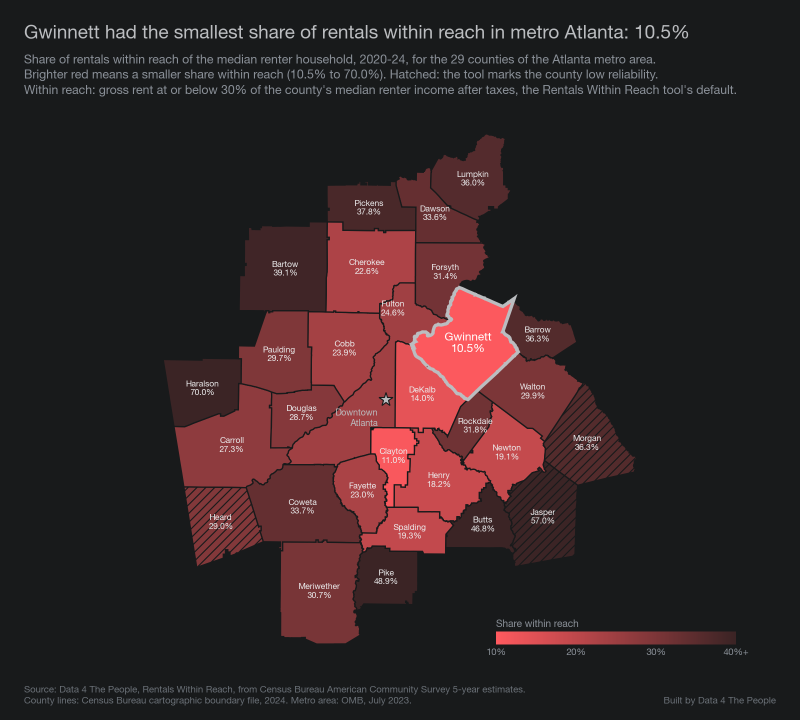
#> input picture posts/gwinnett-county-rents/images/01-atlanta-map.png, 1600 x 1440 px (shown at 1/2 size)
$ python 16_instagram.py
#> lines starting #> are read from the running program, lines starting #| are printed output that depends on the picture
"""Instagram carousel: the post's charts centered on 1080x1350 (4:5) slides in the chart background color, so the
padding blends into each chart. Nothing is redrawn; each slide is the published image, scaled to fit.
Output: posts/gwinnett-county-rents/social/instagram-01.png onward."""
import sys
from pathlib import Path

from PIL import Image

ROOT = Path(__file__).resolve().parents[1]
sys.path.insert(0, str(Path(__file__).resolve().parent))
from plot_style import SURFACE  # noqa: E402

POST = ROOT / "posts" / "gwinnett-county-rents"
SLIDES = ["01-atlanta-map.png", "04-income-vs-rent.png", "06-older-apartment-rents.png", "07-renter-pay.png"]
W, H = 1080, 1350


def slide(src, dst):
    im = Image.open(src).convert("RGB")
    scale = min(W / im.width, H / im.height)
#> scale = 0.675
    im = im.resize((round(im.width * scale), round(im.height * scale)), Image.LANCZOS)
#> im: PIL image 1080x972 RGB
    canvas = Image.new("RGB", (W, H), SURFACE)
    canvas.paste(im, ((W - im.width) // 2, (H - im.height) // 2))
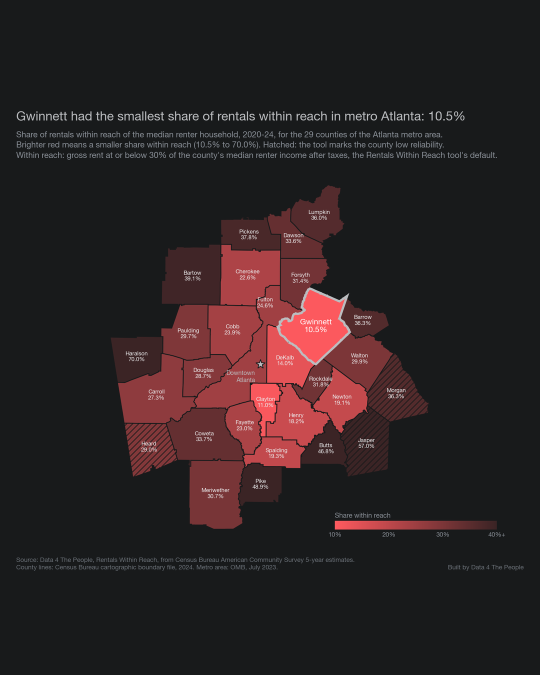
#> canvas: PIL image 1080x1350 RGB (shown at 1/2 size); mean R, G, B 43.7, 33.3, 34.6
    canvas.save(dst)
    print(f"wrote {dst.relative_to(ROOT)} from {src.name}")


if __name__ == "__main__":
    out = POST / "social"
    out.mkdir(exist_ok=True)
    for i, name in enumerate(SLIDES, 1):
        slide(POST / "images" / name, out / f"instagram-{i:02d}.png")
#> pass 2 of the loop `for i, name in enumerate(SLIDES, 1):`:
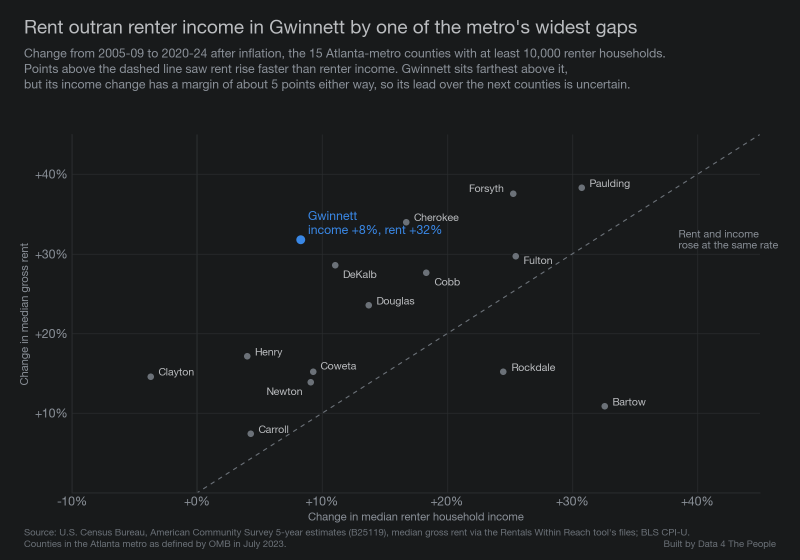
#> input picture posts/gwinnett-county-rents/images/04-income-vs-rent.png, 1600 x 1120 px (shown at 1/2 size)
#> in slide (call 2), `im = im.resize((round(im.width * scale), round(im.height * scale)), Im..`:
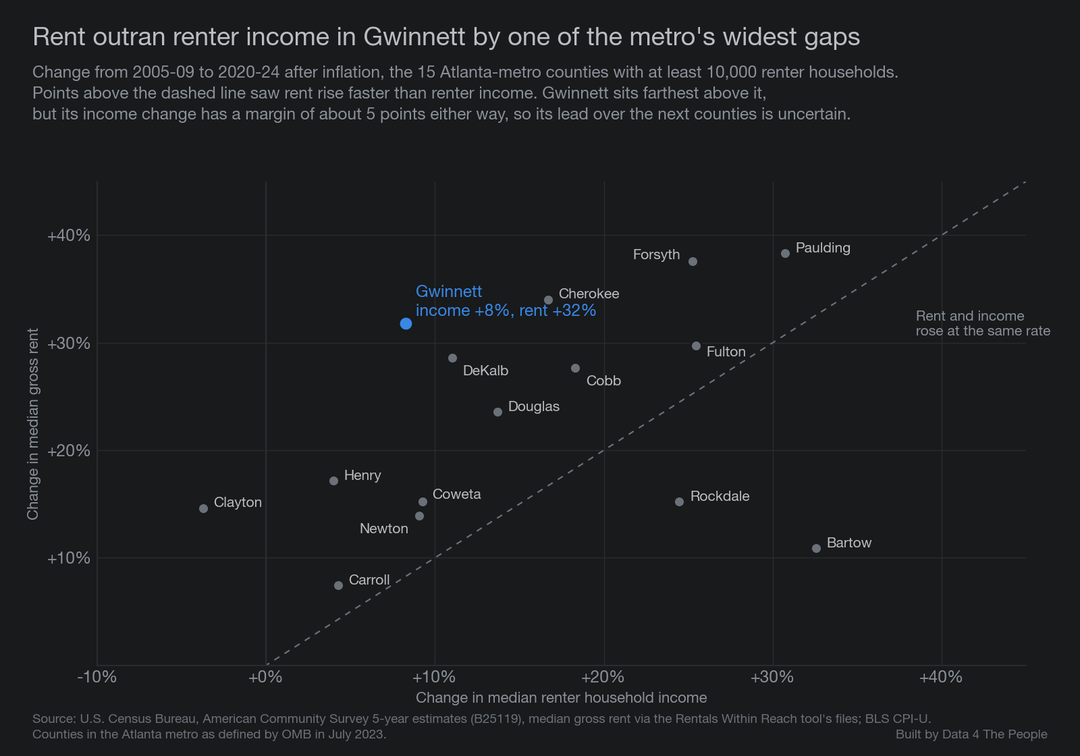
#> im: PIL image 1080x756 RGB; mean R, G, B 27.6, 29.7, 31
#> in slide (call 2), `canvas.paste(im, ((W - im.width) // 2, (H - im.height) // 2))`:
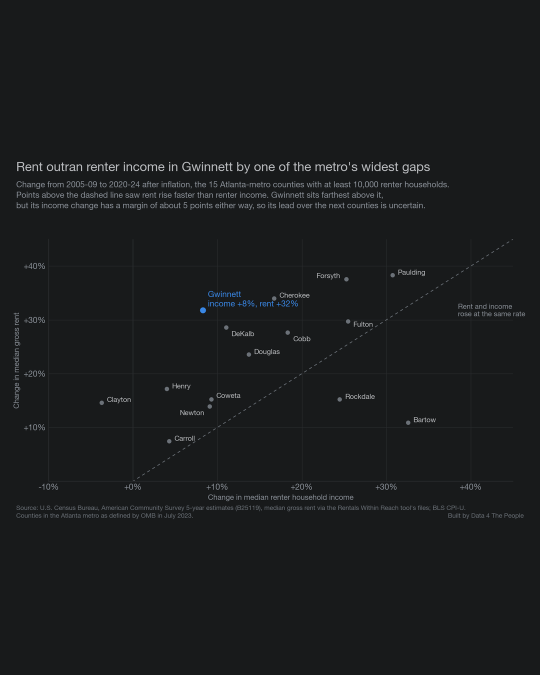
#> canvas: PIL image 1080x1350 RGB (shown at 1/2 size); mean R, G, B 26, 28.1, 29.2
#> pass 3 of the loop `for i, name in enumerate(SLIDES, 1):`:
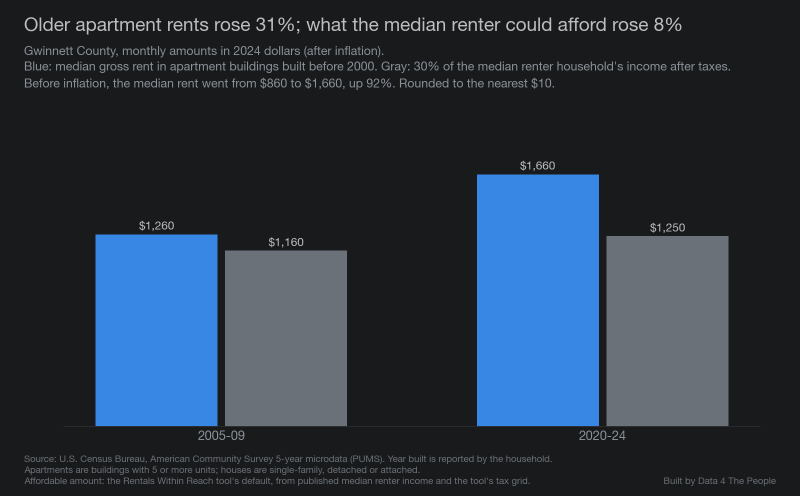
#> input picture posts/gwinnett-county-rents/images/06-older-apartment-rents.png, 1600 x 992 px (shown at 1/2 size)
#> in slide (call 3), `im = im.resize((round(im.width * scale), round(im.height * scale)), Im..`:
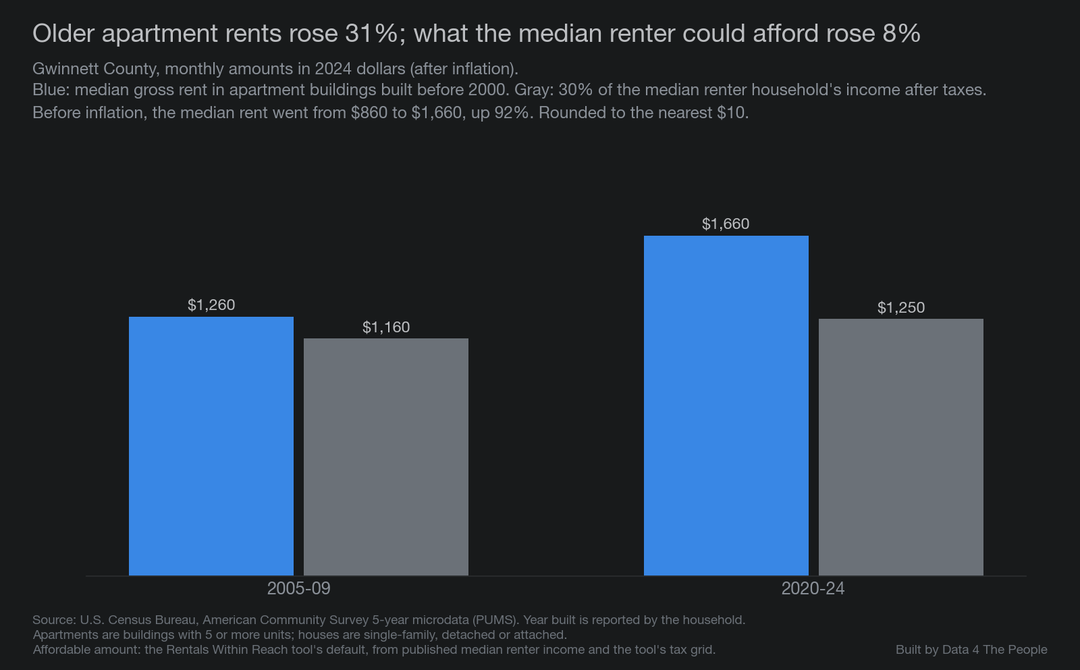
#> im: PIL image 1080x670 RGB; mean R, G, B 40.8, 53.7, 68.2
#> in slide (call 3), `canvas.paste(im, ((W - im.width) // 2, (H - im.height) // 2))`:
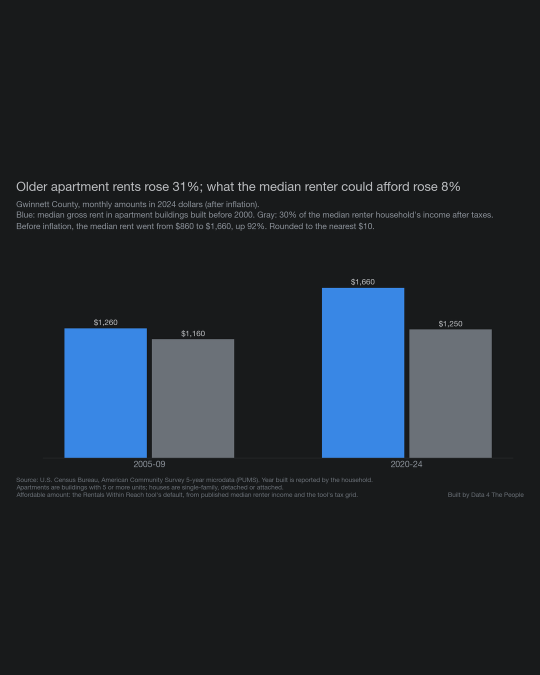
#> canvas: PIL image 1080x1350 RGB (shown at 1/2 size); mean R, G, B 32.4, 39.8, 47.4
#> the loop made 4 passes; the first 3 are shown
